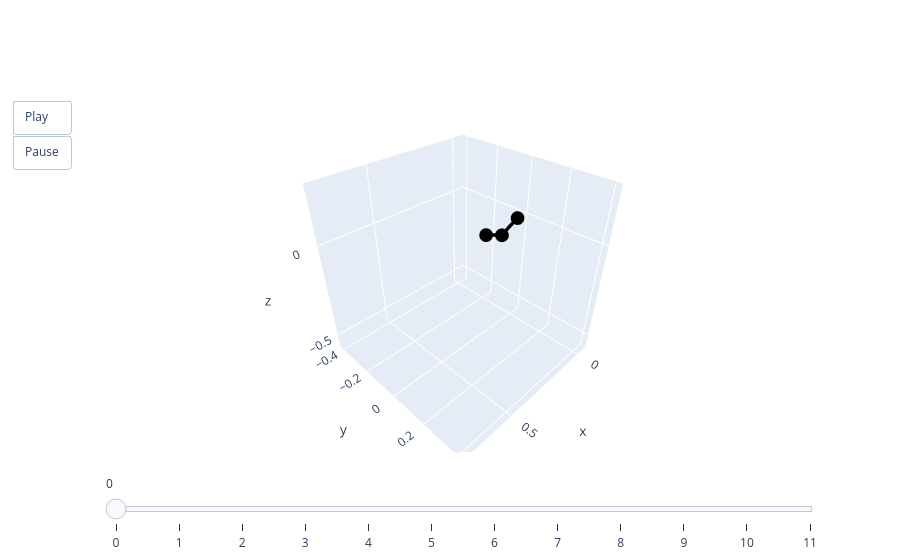

Here is the notebook cell this chart was saved with:
### Code cell
animate(pred[0])
animate(valid.qs[0])

### Figure 1 — Plotly figure (JSON) as saved in the notebook; plotly's stock layout.template omitted (floating-point values rounded to 4 significant figures)
{"data": [{"line": {"color": "black", "width": 7}, "mode": "lines+markers", "type": "scatter3d", "x": [0, 0.1059, 0.2151], "y": [0, 0, 0], "z": [0, -0.04835, -0.003472]}], "layout": {"scene": {"aspectmode": "cube", "xaxis": {"autorange": false, "range": [-0.07127, 0.784]}, "yaxis": {"autorange": false, "range": [-0.4276, 0.4276]}, "zaxis": {"autorange": false, "range": [-0.5793, 0.276]}}, "sliders": [{"steps": [{"args": [["0"], {"frame": {"duration": 0, "redraw": true}, "mode": "immediate"}], "label": "0", "method": "animate"}, {"args": [["1"], {"frame": {"duration": 0, "redraw": true}, "mode": "immediate"}], "label": "1", "method": "animate"}, {"args": [["2"], {"frame": {"duration": 0, "redraw": true}, "mode": "immediate"}], "label": "2", "method": "animate"}, {"args": [["3"], {"frame": {"duration": 0, "redraw": true}, "mode": "immediate"}], "label": "3", "method": "animate"}, {"args": [["4"], {"frame": {"duration": 0, "redraw": true}, "mode": "immediate"}], "label": "4", "method": "animate"}, {"args": [["5"], {"frame": {"duration": 0, "redraw": true}, "mode": "immediate"}], "label": "5", "method": "animate"}, {"args": [["6"], {"frame": {"duration": 0, "redraw": true}, "mode": "immediate"}], "label": "6", "method": "animate"}, {"args": [["7"], {"frame": {"duration": 0, "redraw": true}, "mode": "immediate"}], "label": "7", "method": "animate"}, {"args": [["8"], {"frame": {"duration": 0, "redraw": true}, "mode": "immediate"}], "label": "8", "method": "animate"}, {"args": [["9"], {"frame": {"duration": 0, "redraw": true}, "mode": "immediate"}], "label": "9", "method": "animate"}, {"args": [["10"], {"frame": {"duration": 0, "redraw": true}, "mode": "immediate"}], "label": "10", "method": "animate"}, {"args": [["11"], {"frame": {"duration": 0, "redraw": true}, "mode": "immediate"}], "label": "11", "method": "animate"}]}], "updatemenus": [{"buttons": [{"args": [null, {"frame": {"duration": 50, "redraw": true}, "fromcurrent": true}], "label": "Play", "method": "animate"}, {"args": [[null], {"frame": {"duration": 0, "redraw": true}, "mode": "immediate"}], "label": "Pause", "method": "animate"}], "showactive": false, "type": "buttons"}]}}
